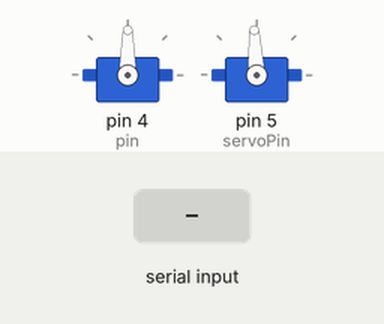
A sketch run on a simulated Arduino Uno, built with avr-gcc and run on an emulated ATmega328P. Shown: 2 × servo. The inputs (shaded band) are chosen by the test bench.

Above: at 1.2 s.
1.3 s: "90,45,200\n" received over Serial
At 1.9 s:
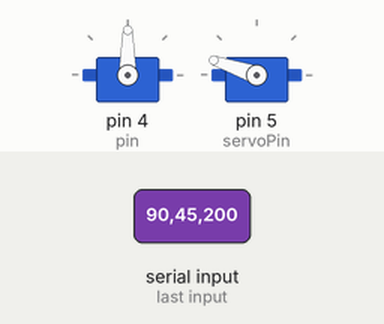
2.8 s: "5\n" received over Serial
At 4.0 s:
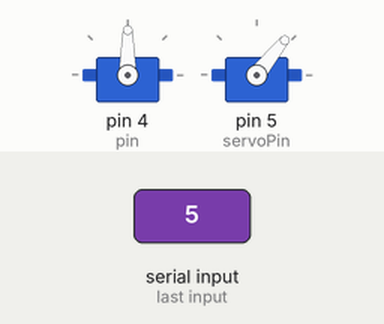
4.3 s: "200\n" received over Serial
At 5.2 s:
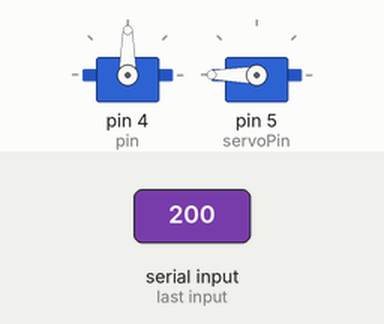
5.8 s: "90,45\n" received over Serial
At 6.7 s:
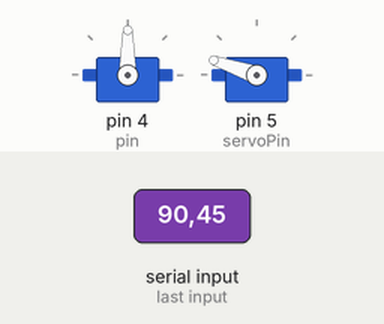
Timing chart, 0 to 8.3 s (numbered marks = the images above; inputs shaded):
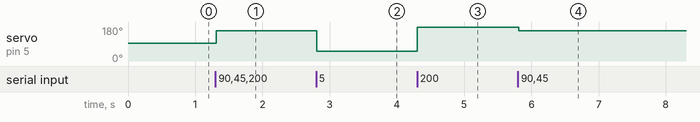

Measured:
- after the input at 1.3 s, servo on pin 5 (servoPin): 93° → 161° at once
- after the input at 2.8 s, servo on pin 5 (servoPin): 161° → 51° at once
- after the input at 4.3 s, servo on pin 5 (servoPin): 51° → 180° at once
- after the input at 5.8 s, servo on pin 5 (servoPin): 180° → 161° at once

The sketch:

control.ino
```cpp
#include <Servo.h>   // include Servo library
    Servo pusherESC; // create Servo object for pusherESC
Servo directionESC;  // create Servo object for directionESC
int pin = 4;         // pin number for pusherESC
int minSpeed = 1400; // minimum speed for pusherESC
int maxSpeed = 1900; // maximum speed for pusherESC
int servoPin = 5;    // pin number for directionESC

int minAngle = 1000; // minimum angle for directionESC
int midAngle = 1500; // middle angle for directionESC
int maxAngle = 1800; // maximum angle for directionESC
int deadZone = 1500; // dead zone for pusherESC
int _delay = 10;     // delay for writeSpeed function
int OFFSET = 50;     // offset for currentSpeed in writeSpeed function

void writeSpeed(); // function prototype for writeSpeed function

int currentSpeed = deadZone; // initialize currentSpeed to deadZone
int angleGiven = midAngle;   // initialize angleGiven to midAngle
boolean status = true;       // initialize status to true

void setup()
{
  // put your setup code here, to run once:
  Serial.begin(9600);                        // initialize serial communication
  pusherESC.attach(pin, 1000, 2000);         // attach pusherESC to pin with pulse width range
  directionESC.attach(servoPin);             // attach directionESC to pin
  directionESC.writeMicroseconds(midAngle);  // set directionESC to middle angle
  pusherESC.writeMicroseconds(currentSpeed); // set pusherESC to dead zone speed
}

void loop()
{
  // put your main code here, to run repeatedly:
  if (Serial.available() > 0)
  {                                                           // check if serial data is available
    String data = Serial.readStringUntil('\n');               // read serial data until newline character
    const char *string = data.c_str();                        // convert serial data to char array
    char delim[] = "#";                                       // set delimiter for strtok function
    char *token = strtok(string, delim);                      // tokenize serial data
    angleGiven = map(atoi(token), 0, 60, minAngle, maxAngle); // map token to angleGiven
    while (token != NULL)
    {                              // loop through tokens
      token = strtok(NULL, delim); // get next token
      if (token != NULL)
      { // check if token exists
        if (atoi(token) > 0)
        {                                                     // check if token is positive
          currentSpeed = map(atoi(token), 0, 10, 1560, 1900); // map token to currentSpeed
        }
        else if (atoi(token) < 0)
        {                                                      // check if token is negative
          currentSpeed = map(atoi(token), 0, -10, 1400, 1320); // map token to currentSpeed
        }
        else
        {                          // if token is zero
          currentSpeed = deadZone; // set currentSpeed to dead zone
        }
      }
    }
  }
  pusherESC.writeMicroseconds(currentSpeed);  // write currentSpeed to pusherESC
  directionESC.writeMicroseconds(angleGiven); // write angleGiven to directionESC
  Serial.println();                           // print newline character

  // writeSpeed();
  delay(12.5); // delay for stability
}

void writeSpeed()
{
  if (currentSpeed == deadZone)
  { // if current speed is at the dead zone
    currentSpeed = deadZone;
    pusherESC.writeMicroseconds(currentSpeed); // write the current speed to the ESC
  }
  else if (currentSpeed > deadZone)
  { // if current speed is above the dead zone
    if (status == true)
    { // if status is true
      if (currentSpeed >= maxSpeed)
      {                          // if current speed is greater than or equal to the maximum speed
        currentSpeed = maxSpeed; // set current speed to the maximum speed
      }
      pusherESC.writeMicroseconds(currentSpeed); // write the current speed to the ESC
      delay(_delay);                             // delay for the specified time
    }
    else
    {                                            // if status is false
      int tmp = currentSpeed;                    // store the current speed in a temporary variable
      currentSpeed = deadZone;                   // set current speed to the dead zone
      pusherESC.writeMicroseconds(currentSpeed); // write the current speed to the ESC
      delay(20);                                 // delay for 20 milliseconds
      while (currentSpeed <= maxSpeed)
      { // while current speed is less than or equal to the maximum speed
        if (currentSpeed >= maxSpeed)
        {                          // if current speed is greater than or equal to the maximum speed
          currentSpeed = maxSpeed; // set current speed to the maximum speed
          break;                   // break out of the loop
        }
        if (currentSpeed >= tmp)
        {                     // if current speed is greater than or equal to the temporary variable
          currentSpeed = tmp; // set current speed to the temporary variable
          break;              // break out of the loop
        }
        pusherESC.writeMicroseconds(currentSpeed); // write the current speed to the ESC
        currentSpeed += 50;                        // increment the current speed by 50
        delay(_delay);                             // delay for the specified time
      }
    }
    status = true; // set status to true
  }
  else if (currentSpeed < deadZone)
  { // if current speed is below the dead zone
    if (status == false)
    { // if status is false
      if (currentSpeed <= minSpeed)
      {                          // if current speed is less than or equal to the minimum speed
        currentSpeed = minSpeed; // set current speed to the minimum speed
      }
      pusherESC.writeMicroseconds(currentSpeed); // write the current speed to the ESC
      delay(_delay);                             // delay for the specified time
    }
    else
    {                                                     // if status is true
      int tmp = currentSpeed;                             // store the current speed in a temporary variable
      currentSpeed = deadZone;                            // set current speed to the dead zone
      pusherESC.writeMicroseconds(currentSpeed);          // write the current speed to the ESC
      delay(25);                                          // delay for 25 milliseconds
      pusherESC.writeMicroseconds(currentSpeed - OFFSET); // write the current speed minus the offset to the ESC
      delay(80);                                          // delay for 80 milliseconds
      pusherESC.writeMicroseconds(currentSpeed);          // write the current speed to the ESC
      delay(80);                                          // delay for 80 milliseconds
      while (currentSpeed >= minSpeed)
      { // while current speed is greater than or equal to the minimum speed
        if (currentSpeed <= minSpeed)
        {                          // if current speed is less than or equal to the minimum speed
          currentSpeed = minSpeed; // set current speed to the minimum speed
          break;                   // break out of the loop
        }
        if (currentSpeed <= tmp)
        {                     // check if current speed is less than or equal to the temporary speed
          currentSpeed = tmp; // if so, set the current speed to the temporary speed
          break;              // break out of the while loop
        }
        pusherESC.writeMicroseconds(currentSpeed); // set the speed of the motor controller to the current speed
        delay(_delay);                             // wait for the specified delay time
        currentSpeed -= 50;                        // decrement the current speed by 50
      }
    }
    status = false;
  }
}
```
